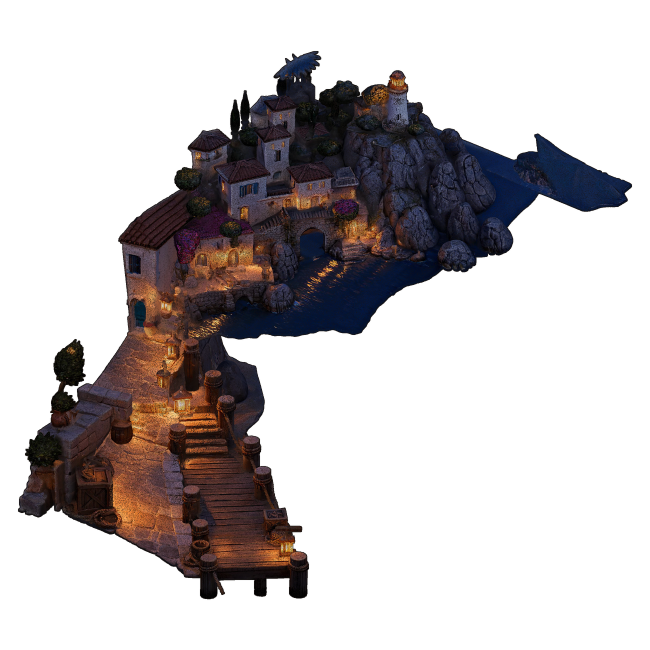
#> input picture oyunlar/fener/gorseller/render/diyorama_y-40_p30_1300.png, 1300 x 1300 px, found by its file name (shown at 1/2 size); the run also reads 1 picture not shown here
$ python is10_varlik.py ../../gorseller/render/diyorama_y-40_p30_1300.png
#> lines starting #> are read from the running program, lines starting #| are printed output that depends on the picture; after the words box and inside, x2 and y2 are one past the last pixel; in counts of white or black regions, pixels touching at a corner belong together
# -*- coding: utf-8 -*-
"""İŞ 10 varlık hazırlığı (tekrar üretilebilir). Girdi: toon_render.py
çıktıları (yaw -40, pitch 30) + diyorama_deneme/ düz resimleri. Çıktı:
proto/gorseller/ (oyun) ve gorseller/render/ (asıl render'lar).

  python tools/is10_varlik.py <render_klasoru>

Render komutları (bolumler/sanat/toon_render.py, "-" = doygunluğa dokunma):
  TR_YAW=-40 TR_PITCH=30 TR_NPTS=14000000 TR_SUPER=2600 TR_FINAL=1300 \
      toon_render.py diyorama_liman.glb diyorama_y-40_p30 z -
  TR_YAW=<θ-40> TR_PITCH=30 toon_render.py ayna.glb ayna_p66_t<θ> z - - 0.66   θ = 336.6 103.4 156.6 283.4
  TR_YAW=-40 TR_PITCH=30 toon_render.py tekne.glb tekne_p70 z - - 0.70
  TR_YAW=-40 TR_PITCH=30 toon_render.py kaya_engel_sivri.glb engel_p64 z - - 0.64
  TR_YAW=-40 TR_PITCH=30 toon_render.py kaya_taban_duz.glb taban_p50 z - - 0.50
  (parlaklık hedefleri K6 kontrastı için; açı G1 aynı)
Oyun sabitleri (main.gd / arka.gd) bu betiğin yazdırdığı ölçülerle aynı olmalı.
"""
import os, shutil, sys
import numpy as np
from PIL import Image

R = sys.argv[1]
KOK = os.path.dirname(os.path.dirname(os.path.abspath(__file__)))  # proto
OYUN = os.path.join(KOK, "gorseller")
ASIL = os.path.join(KOK, "..", "gorseller")
DD = os.path.join(ASIL, "diyorama_deneme")

# --- diyorama levhası: iskele kırpılır (E1) -----------------------------------
Y0, Y1, FEATHER = 90, 670, 24   # 1300'lük render'da; y1'in altı iskele
d = Image.open(os.path.join(R, "diyorama_y-40_p30_1300.png")).convert("RGBA")
#> d is the input picture: PIL image 1300x1300 RGBA; mean R, G, B, A 17.4, 12.6, 13.2, 77.6
a = np.asarray(d).copy()
al = a[..., 3] > 20
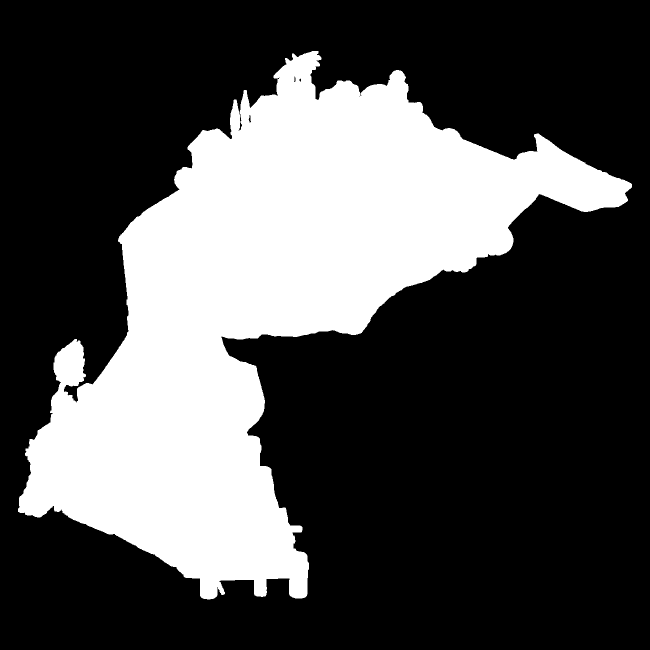
#> al: shape (1300, 1300) bool (shown at 1/2 size); 30.5% white; 1 white region, box (x1, y1, x2, y2) and area: (36, 102, 1264, 1199) 516153
ys, xs = np.where(al)
X0, X1 = int(xs.min()), int(xs.max()) + 1
#> X0 = 36; X1 = 1264
lev = a[Y0:Y1, X0:X1].copy()
ramp = np.linspace(1.0, 0.0, FEATHER)[:, None]
lev[-FEATHER:, :, 3] = (lev[-FEATHER:, :, 3] * ramp).astype(np.uint8)
#> lev: shape (580, 1228, 4); mean R, G, B, A 20, 16.8, 21, 112
# modelin kendi su plakası (koyu, mavi baskın) oyunun denizinin üstünde düz bir
# levha gibi duruyordu → yarı saydam. Köy ışığının sudaki sıcak yansımaları
# (parlak / kırmızı baskın) dokunulmadan kalır.
rgb = lev[..., :3].astype(float) / 255.0
lum = rgb @ np.array([0.2126, 0.7152, 0.0722])
su = (rgb[..., 2] > rgb[..., 0] + 0.03) & (lum < 0.16)
#> su: shape (580, 1228) bool; 15.3% white; 1625 white regions (1536 under 20 px), largest, box (x1, y1, x2, y2) and area: (398, 136, 1227, 580) 89272, (511, 53, 617, 127) 2224, (651, 173, 723, 292) 1792
yumusak = np.clip((0.16 - lum) / 0.06, 0, 1) * su
lev[..., 3] = (lev[..., 3] * (1.0 - 0.75 * yumusak)).astype(np.uint8)
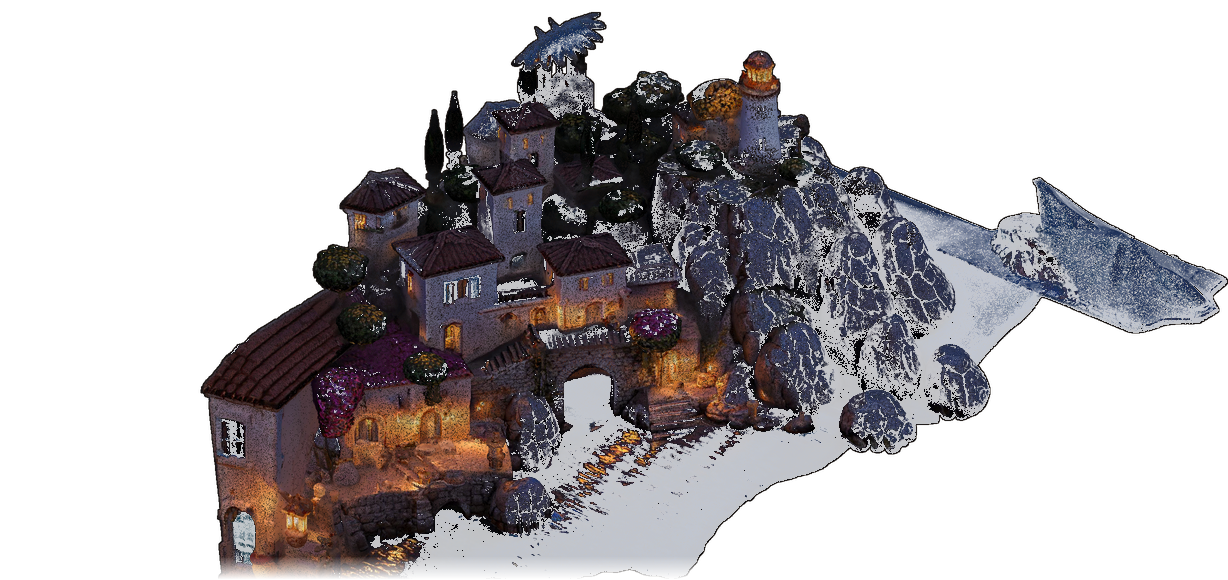
#> lev: shape (580, 1228, 4); mean R, G, B, A 20, 16.8, 21, 89.1; transparent parts drawn white
print("su plakası: %d piksel yarı saydam" % int((yumusak > 0.5).sum()))
#| su plakası: 88757 piksel yarı saydam
Image.fromarray(lev).save(os.path.join(OYUN, "diyorama_levha.png"))
d.save(os.path.join(ASIL, "render", "diyorama_y-40_p30_1300.png"))
# lamba: fener tepesindeki sıcak parlak pikseller (render'da 700-900 x, 100-260 y)
sub = a[100:260, 700:900, :3].astype(int)
warm = (sub[..., 0] > 200) & (sub[..., 1] > 150) & (sub[..., 2] < 150)
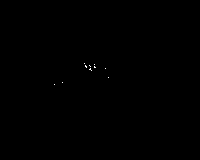
#> warm: shape (160, 200) bool; 0.06% white in thin lines or dots, all inside (x1, y1, x2, y2) = (54, 63, 109, 85)
wy, wx = np.where(warm)
#> wy = 19 values from 63 to 84; wx = 19 values, max 108 at index 16, min 54 at index 18, mean 87.95
lamp = (wx.mean() + 700 - X0, wy.mean() + 100 - Y0)
#> lamp = (751.9, 78.89)
# kule boyu: lamba sütununda (±15 px) alfalı en üst satır → gövde bitimi (parlaklık düşüşü)
colL = int(wx.mean() + 700)
#> colL = 787
tower_top = int(np.where(a[:, colL - 15:colL + 15, 3].max(1) > 20)[0].min())
#> tower_top = 140
lum = a[:, colL - 15:colL + 15, :3].mean((1, 2))
#> lum = 1300 values, max 95.62 at index 216, min 0 at index 0, mean 16.31
tower_bot = next(y for y in range(tower_top + 60, 400) if lum[y] < 35)
#> tower_bot = 263
print("LEVHA boyu %dx%d · render kırpma x %d-%d y %d-%d" % (X1 - X0, Y1 - Y0, X0, X1, Y0, Y1))
#| LEVHA boyu 1228x580 · render kırpma x 36-1264 y 90-670
print("LAMBA levhada (%.1f, %.1f) · kule y %d-%d (boy %d px, render ölçeğinde)" % (
    lamp[0], lamp[1], tower_top, tower_bot, tower_bot - tower_top))
#| LAMBA levhada (751.9, 78.9) · kule y 140-263 (boy 123 px, render ölçeğinde)
print("içerik tepesi levhada y=%d" % (ys.min() - Y0))
#| içerik tepesi levhada y=12

# --- sprite'lar ------------------------------------------------------------------
for i, t in enumerate(("336.6", "103.4", "156.6", "283.4")):
    shutil.copy(os.path.join(R, "ayna_p66_t%s_512.png" % t), os.path.join(OYUN, "ayna_%d.png" % i))
    shutil.copy(os.path.join(R, "ayna_p66_t%s_512.png" % t), os.path.join(ASIL, "render", "ayna_p66_t%s_512.png" % t))
for src, dst in (("taban_p50", "kaya_taban"), ("engel_p64", "kaya_engel"), ("tekne_p70", "tekne")):
    shutil.copy(os.path.join(R, "%s_512.png" % src), os.path.join(OYUN, dst + ".png"))
    shutil.copy(os.path.join(R, "%s_512.png" % src), os.path.join(ASIL, "render", "%s_y-40_p30_512.png" % src))
b = np.asarray(Image.open(os.path.join(OYUN, "tekne.png"))).astype(int)
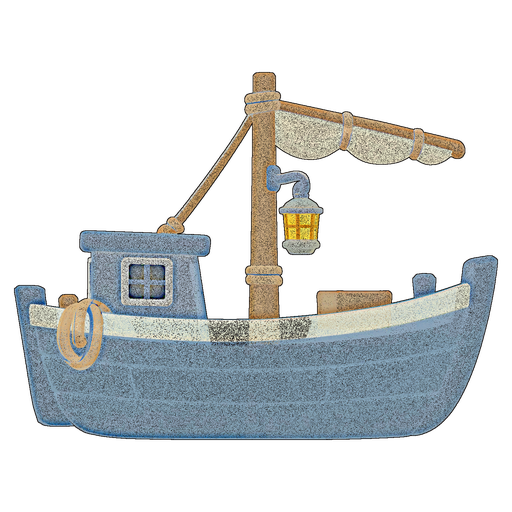
#> input picture oyunlar/fener/proto/gorseller/tekne.png, 512 x 512 px
w = (b[..., 0] > 220) & (b[..., 1] > 170) & (b[..., 2] < 150) & (b[..., 3] > 200)
#> w: shape (512, 512) bool; 0.15% white in thin lines or dots, all inside (x1, y1, x2, y2) = (57, 92, 423, 360)
wy, wx = np.where(w[:110])
#> wy = 19 values from 92 to 108; wx = 19 values, max 271 at index 0, min 246 at index 6, mean 256.2
print("TEKNE feneri (%.0f, %.0f)" % (wx.mean(), wy.mean()))
#| TEKNE feneri (256, 100)

# --- gökyüzü: ufkun üstü; ay: yarı saydam piksellerin rengi tek sıcak tona -------
g = Image.open(os.path.join(DD, "gokyuzu_panorama.png")).convert("RGB")
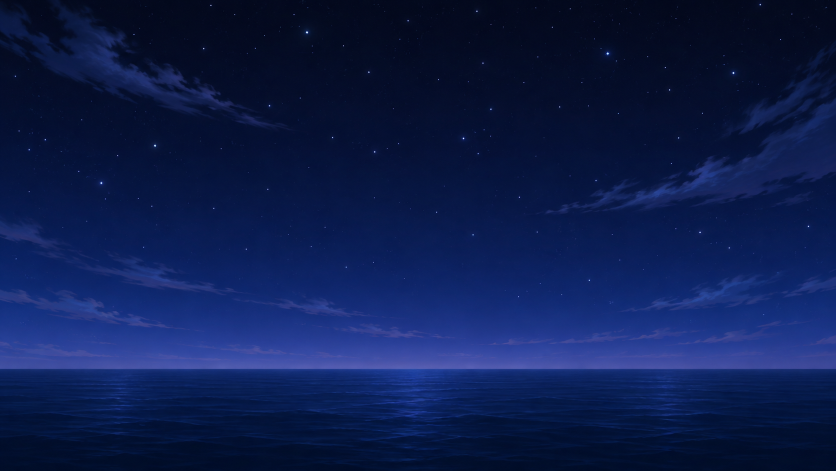
#> input picture oyunlar/fener/gorseller/diyorama_deneme/gokyuzu_panorama.png, 1672 x 941 px (shown at 1/2 size)
#> g is the input picture: PIL image 1672x941 RGB; mean R, G, B 12.5, 28.2, 76.5
ga = np.asarray(g).astype(float).mean(2)
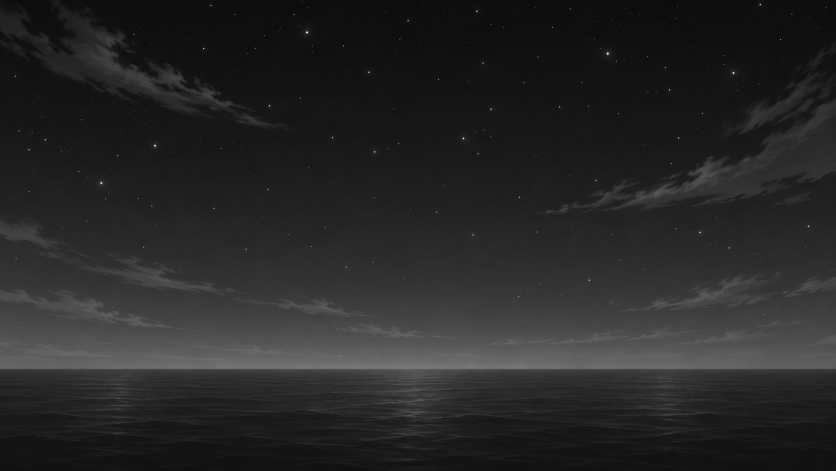
#> ga: shape (941, 1672) float64 (shown at 1/2 size); min 4.33, max 254.7, mean 39.1
row = ga.mean(1)
#> row = 941 values, max 111.8 at index 736, min 13.83 at index 1, mean 39.05
hor = int(np.argmax(np.abs(np.diff(row[400:900]))) + 400)  # gök→deniz en keskin geçiş
#> hor = 737
g.crop((0, 0, g.size[0], hor)).save(os.path.join(OYUN, "gokyuzu.png"))
print("GÖK ufuk satırı %d (%dx%d → %dx%d)" % (hor, g.size[0], g.size[1], g.size[0], hor))
#| GÖK ufuk satırı 737 (1672x941 → 1672x737)
m = np.asarray(Image.open(os.path.join(DD, "ay.png")).convert("RGBA")).astype(float)
tgt = np.array([242, 227, 192], float)  # #F2E3C0 sıcak hale
k = np.clip(m[..., 3] / 250.0, 0, 1)[..., None]
m[..., :3] = np.where(m[..., 3:4] < 250, m[..., :3] * k + tgt * (1 - k), m[..., :3])
Image.fromarray(m.astype(np.uint8)).resize((512, 512), Image.LANCZOS).save(os.path.join(OYUN, "ay.png"))
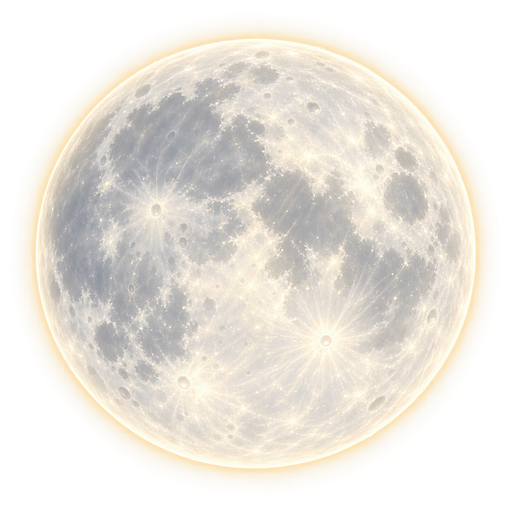
#> saved as ay.png: PIL image 512x512 RGBA; mean R, G, B, A 169.2, 162.8, 150.1, 154; transparent parts drawn white
print("AY temizlendi: %d yarı saydam piksel hale tonuna çekildi" % int((m[..., 3] < 250).sum()))
#| AY temizlendi: 681932 yarı saydam piksel hale tonuna çekildi
